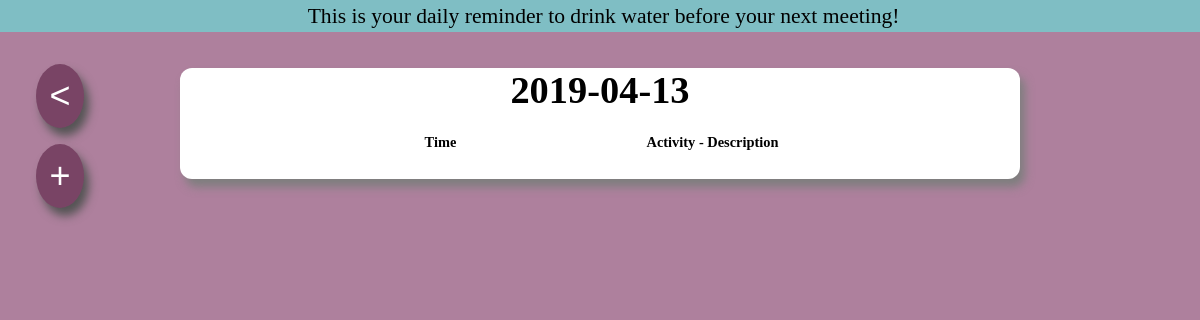
/2019-04-13/, run on an earlier commit of the app's database.
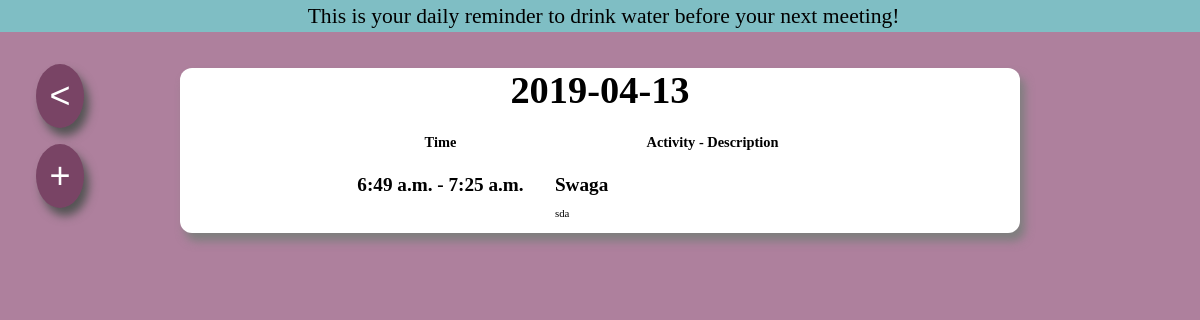
And on a later commit of the database.
### planner/models.py (models this page shows, shortened)
class Plans(models.Model):
    PHYSICAL = 'Physical'
    EMOTIONAL = 'Emotional'
    SOCIAL = 'Social'
    OCCUPATIONAL = 'Occupational'
    INTELLECTUAL = 'Intellectual'
    SPIRITUAL = 'Spiritual'
    day = models.ForeignKey(Day, on_delete = models.CASCADE)
    time_start = models.TimeField('Time Start')
    time_end = models.TimeField('Time End')
    plan_title = models.CharField(max_length = 20)
    plan_desc = models.TextField(max_length = 300)
    TAG_CHOICES = (
        (PHYSICAL, 'Physical'),
        (EMOTIONAL, 'Emotional'),
        (SOCIAL, 'Social'),
        (OCCUPATIONAL, 'Occupational'),
        (INTELLECTUAL, 'Intellectual'),
        (SPIRITUAL,'Spiritual'),
    )
    plan_tag = models.CharField(
        max_length = 10,
        choices = TAG_CHOICES
    )

### planner/views.py (the view, shortened to what this page needs)
# urls.py: path('<day_made>/', views.day_page, name = 'day_page')
def day_page(request,day_made):
    plan_list = Plans.objects.order_by('time_start')[0:]
    day_made = day_made
    form = PlanModelForm()
    context = {'plan_list': plan_list, 'day_made':day_made, 'form':form}
    return render(request, 'dayPage.html', context)

### template/dayPage.html (shortened to what this page needs)
{% load static %}
<!DOCTYPE html>
<html>
<head>
	<link rel="stylesheet" type="text/css" href="{% static 'modals.css' %}">
	<link rel="stylesheet" type="text/css" href="{% static 'dayPage.css' %}">
	<link rel="stylesheet" type="text/css" href="{% static 'main.css' %}">
</head>
<body>
	<button id="back"><</button>
	<div id="tip">
		This is your daily reminder to drink water before your next meeting!
	</div>
	<div id ="middle">
		<div id="date">
			{{day_made}}
		</div>
	<div>
		<table id="wow">
			<tr id="tableHead">
				<th width="40%">
					Time
				</th>
				<th width="60%">
					Activity - Description
				</th>
			</tr>
			{% for plan in plan_list %}
			<tr>
				{% if plan.day.day_made|date:'Y-m-d' == day_made %}
				<td id="time" valign="top">
					{{ plan.time_start }} - {{ plan.time_end }}
				</td>
				<td valign="top">
					<div id="plan">{{ plan.plan_title }}</div>
					<p id="description">
						{{plan.plan_desc}}
					</p>
				</td>
				{% endif %}
			</tr>
			{% endfor %}
		</table>
	</div>
	</div>
	<button id="addPlan">+</button>
</body>
</html>

What changed in the data, as far as the page shows it:
now on this page (row edited): Plans: time_start "6:49 a.m.", time_end "7:25 a.m.", plan_title "Swaga", plan_desc "sda"
